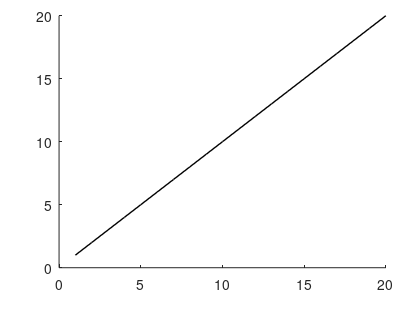

MATLAB code for this plot: (Note: this script raises an error after producing the figure.)
np  = 20;

figure
set(gcf, 'Units', 'centimeters', 'PaperUnits', 'centimeters', 'Position', [5, 5, 10, 8], 'PaperPositionMode', 'auto');

imWidth = 0.83;
xOffset = 0.15;
yOffset = 0.15;
imHeight = 0.8;
subplot('Position', [xOffset yOffset imWidth imHeight]);
fs = 8;
hold on

X = 1:np;
plot(X, X, 'LineWidth',1, 'Color',[0 0 0], 'Markersize', 4);
[E S] = getEfficiency('pec', np);
plot(X, S, 'Marker', '+', 'LineWidth',1, 'Color',[0 0 0], 'Markersize', 4);
[E S] = getEfficiency('diel', np);
plot(X, S, 'Marker', 'o', 'LineWidth',1, 'Color',[1 0 0], 'Markersize', 4);
[E S] = getEfficiency('diel4', np);
plot(X, S, 'LineStyle', '--', 'LineWidth',1, 'Color',[0 1 0], 'Markersize', 4);
[E S] = getEfficiency('diel9', np);
plot(X, S, 'LineStyle', '-.', 'LineWidth',1, 'Color',[0 0 1]);
[E S] = getEfficiency('diel16', np);
plot(X, S, 'LineStyle', ':', 'LineWidth',1, 'Color',[1 0 1]);

xlabel('Number of processors','FontSize', fs)
xlim([1 np]);
ylabel('Parallel Efficiency','FontSize', fs)
ylim([0.5 np]);
set(gca, 'Units', 'centimeters','box', 'on', 'FontSize', fs);

legend('Ideal case', 'Single PEC', 'Single dielectric', '2x2 dielectric', '3x3 dielectric', '4x4 dielectric', 2);
